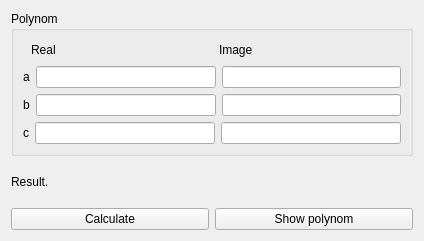
<?xml version="1.0" encoding="UTF-8"?>
<ui version="4.0">
 <class>TInterface</class>
 <widget class="QWidget" name="TInterface">
  <property name="geometry">
   <rect>
    <x>0</x>
    <y>0</y>
    <width>424</width>
    <height>241</height>
   </rect>
  </property>
  <property name="windowTitle">
   <string>TInterface</string>
  </property>
  <layout class="QVBoxLayout" name="verticalLayout_2">
   <item>
    <widget class="QGroupBox" name="groupBox">
     <property name="title">
      <string>Polynom</string>
     </property>
     <layout class="QVBoxLayout" name="verticalLayout">
      <item>
       <layout class="QHBoxLayout" name="horizontalLayout_4">
        <item>
         <spacer name="horizontalSpacer">
          <property name="orientation">
           <enum>Qt::Horizontal</enum>
          </property>
          <property name="sizeType">
           <enum>QSizePolicy::Fixed</enum>
          </property>
          <property name="sizeHint" stdset="0">
           <size>
            <width>8</width>
            <height>20</height>
           </size>
          </property>
         </spacer>
        </item>
        <item>
         <widget class="QLabel" name="_labelReal">
          <property name="text">
           <string>Real</string>
          </property>
         </widget>
        </item>
        <item>
         <widget class="QLabel" name="_labelImg">
          <property name="text">
           <string>Image</string>
          </property>
         </widget>
        </item>
       </layout>
      </item>
      <item>
       <layout class="QHBoxLayout" name="horizontalLayout">
        <item>
         <widget class="QLabel" name="_labelA">
          <property name="text">
           <string>a</string>
          </property>
         </widget>
        </item>
        <item>
         <widget class="QLineEdit" name="_lineEditAR"/>
        </item>
        <item>
         <widget class="QLineEdit" name="_lineEditAI"/>
        </item>
       </layout>
      </item>
      <item>
       <layout class="QHBoxLayout" name="horizontalLayout_2">
        <item>
         <widget class="QLabel" name="_labelB">
          <property name="text">
           <string>b</string>
          </property>
         </widget>
        </item>
        <item>
         <widget class="QLineEdit" name="_lineEditBR"/>
        </item>
        <item>
         <widget class="QLineEdit" name="_lineEditBI"/>
        </item>
       </layout>
      </item>
      <item>
       <layout class="QHBoxLayout" name="horizontalLayout_3">
        <item>
         <widget class="QLabel" name="_labelC">
          <property name="text">
           <string>c</string>
          </property>
         </widget>
        </item>
        <item>
         <widget class="QLineEdit" name="_lineEditCR"/>
        </item>
        <item>
         <widget class="QLineEdit" name="_lineEditCI"/>
        </item>
       </layout>
      </item>
     </layout>
    </widget>
   </item>
   <item>
    <widget class="QLabel" name="_labelResult">
     <property name="text">
      <string>Result.</string>
     </property>
    </widget>
   </item>
   <item>
    <layout class="QHBoxLayout" name="horizontalLayout_7">
     <item>
      <widget class="QPushButton" name="_calc">
       <property name="text">
        <string>Calculate</string>
       </property>
      </widget>
     </item>
     <item>
      <widget class="QPushButton" name="_show">
       <property name="text">
        <string>Show polynom</string>
       </property>
      </widget>
     </item>
    </layout>
   </item>
  </layout>
 </widget>
 <resources/>
 <connections/>
</ui>
